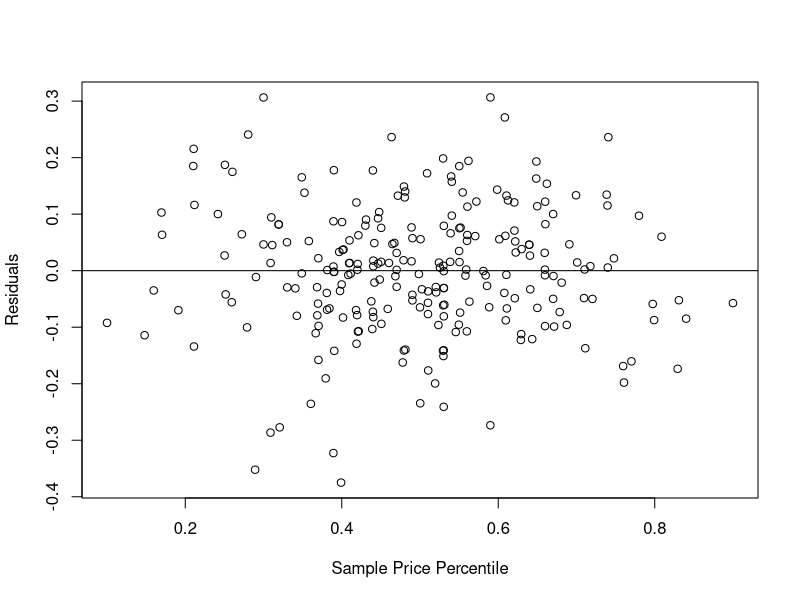
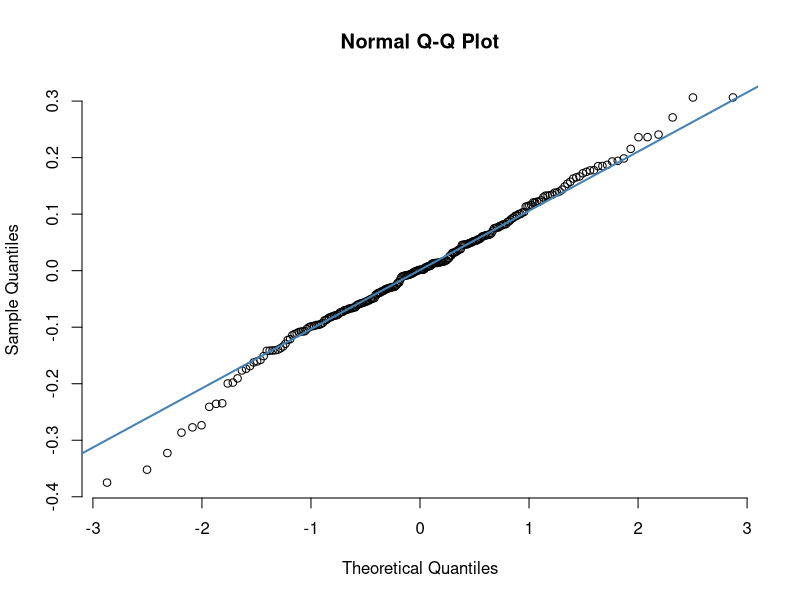

Write the R code that produced these figures, in order.
## ---- chunk 1

df <- read.csv(file = "database.csv", header=TRUE)
head(df)
## ---- chunk 2
model<-lm(data=df, occupancy_rate ~ sample_nightly_rent_price)
summary(model)
## ---- chunk 3
col<-c("percentile_90th_price","percentile_10th_price","sample_nightly_rent_price")
dt<-df[col]

vs10 <- function (x) {if (x[3]>x[2]) {1} else {0}}
vs90 <- function (x) {if (x[3]<x[1]) {1} else {0}}


dt$vs10 <- apply(dt,1,vs10) #check if sample rent price is higher than percentile 10
dt$vs90 <- apply(dt,1,vs90) #check if sample rent price is lower than percentile 90

c(sum(dt$vs90),sum(dt$vs10))
## ---- chunk 4
df$percentile_90th_vs_10th =df$percentile_90th_price-df$percentile_10th_price
df$sample_vs_10th <- df$sample_nightly_rent_price-df$percentile_10th_price
df$sample_price_percentile <- 0.1+0.8*df$sample_vs_10th/df$percentile_90th_vs_10th

head(df)

## ---- chunk 5
model<-lm(data=df, occupancy_rate ~ sample_price_percentile)
summary(model)
## ---- chunk 6
model_1<-lm(data=df, occupancy_rate ~ sample_price_percentile + num_bedrooms)
summary(model_1)
## ---- chunk 7
model.res<-resid(model);

plot(df$sample_price_percentile, model.res, 
        ylab="Residuals", xlab="Sample Price Percentile") 
abline(0,0);

qqnorm(model.res, pch = 1, frame = FALSE)
qqline(model.res, col = "steelblue", lwd = 2)
## ---- chunk 8

# Firsly, we need to create a function to calculate revenue, based on predicted occupancy rate and nightly_rent_price

revenue <- function(data,par){
                            par_vs_10th <- par-data$percentile_10th_price
                            normalized_price <-0.1+0.8*par_vs_10th/data$percentile_90th_vs_10th
                            fcst_occupancy <-coef(model)['(Intercept)']+coef(model)['sample_price_percentile']*normalized_price
                            fcst_st_revenue <-fcst_occupancy*365*par
                            fcst_st_revenue
}

# Then create an optimization function and run for each row in df.

for (i in 1:nrow(df))   {df[i,'optimized_price'] <-
                                                optim(122,revenue,data=df[i,],method="L-BFGS-B",      control=list(fnscale=-1),lower=df[i,'percentile_10th_price']) }
#122 is an initialized value
# We need to input lower parameters to ensure that the optimal rent price does not fall lower than 10th percentile


## ---- chunk 9
head(df)
## ---- chunk 10
df$normalized_optimized_price<-0.1+0.8*(df$optimized_price-df$percentile_10th_price)/(df$percentile_90th_vs_10th)

new <-data.frame(sample_price_percentile=df$normalized_optimized_price)
df$forecast_occupancy <- predict.lm(model,newdata=new)

head(df)
